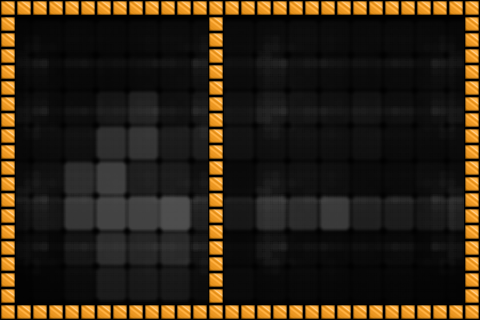

A level layout from a 2D game, rendered from its tile map. Below: a short description, then the map file with tile-grid data replaced by summaries:
An orthogonal 30x20 tile map with 16x16 px tiles, 2 tile layers (Back, Front), 2 tilesets.

<map version="1.0" orientation="orthogonal" width="30" height="20" tilewidth="16" tileheight="16">
 <tileset firstgid="1" name="Borders" tilewidth="16" tileheight="16">
  <image source="cbox-borders_x16.png" trans="ff00ff" width="112" height="16" />
 </tileset>
 <tileset firstgid="8" name="BG" tilewidth="160" tileheight="160">
  <image source="arena.png" trans="ff00ff" width="480" height="320" />
 </tileset>
 <layer name="Back" width="30" height="20">
  <data>[600 cells, 6 non-empty, 6 distinct tile ids]</data>
 </layer>
 <layer name="Front" width="30" height="20">
  <data>[600 cells, 114 non-empty, 1 distinct tile ids]</data>
 </layer>
</map>
